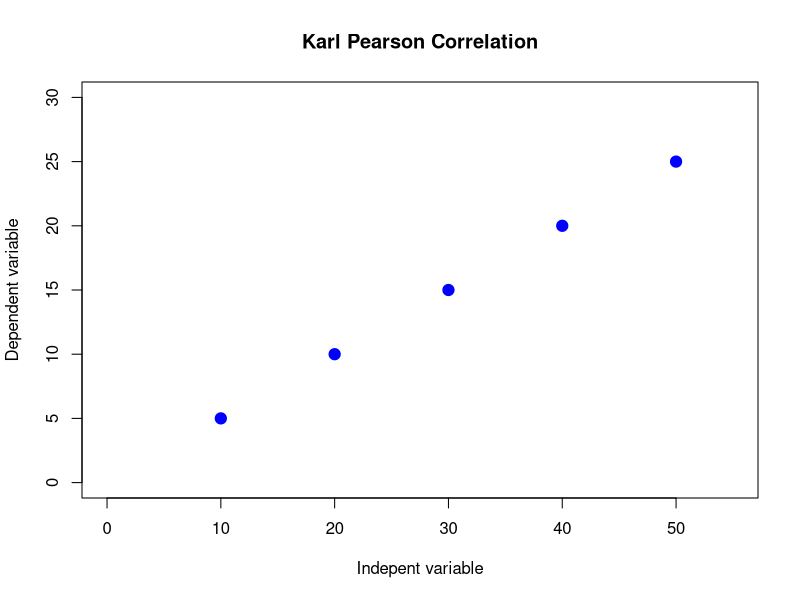

Recreate this plot in R. (Note: this script raises an error after producing the figure.)
#data
x<-c(10, 20, 30, 40, 50)
y<-c(5, 10, 15, 20, 25)

#Karl pearson correlation
correlation<-cor(x, y, method = "pearson")
if (correlation>0){
  cat("positive correlation")
} else if(correlation<0){
  cat("negetative correlation")
} else{
  cat("no correlation")
}
cat("correlation of the data is", correlation)


#graph plot
plot(x, y, xlim = c(0, 55), ylim = c(0, 30), 
     main = "Karl Pearson Correlation", 
     xlab = "Indepent variable", 
     ylab = "Dependent variable", 
     pch=19, col="blue", cex=1.5)


#csv file reading
data1<-csv.read("path")
head(data1)
correlation1<-cor(data$Hieght, data$Wieght, 
                  method = "pearson")